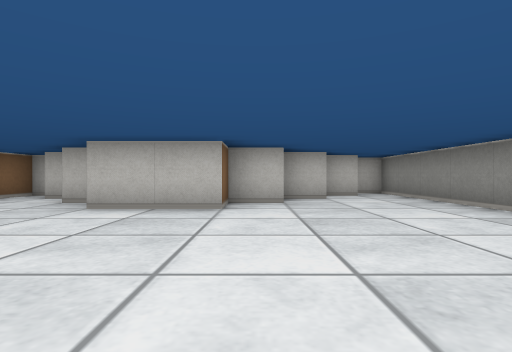
view 1 (above)

23 first-person views from a walk through a cub3D ray-caster map. The camera is about half as high as the walls, looks level and sees 80° across. The floor is counted in squares. Each view is taken from the middle of a square. On the plan, view 1 faces up. The plan holds only what a view shows up to about 9 squares ahead; the rest is blank.

view 2
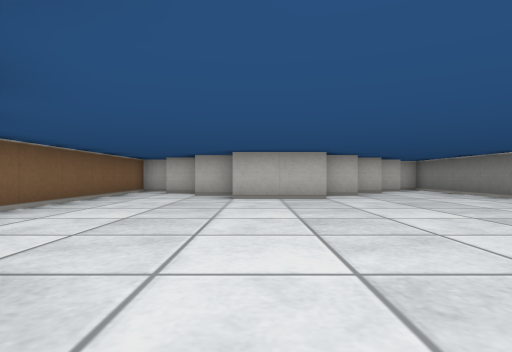

view 3
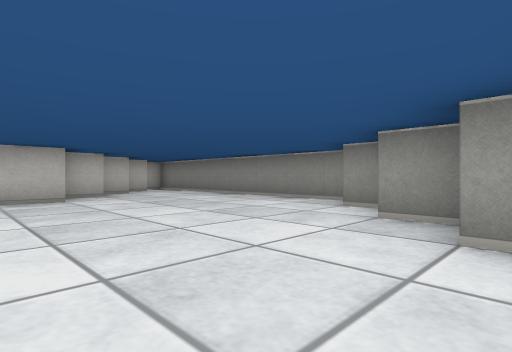

view 4
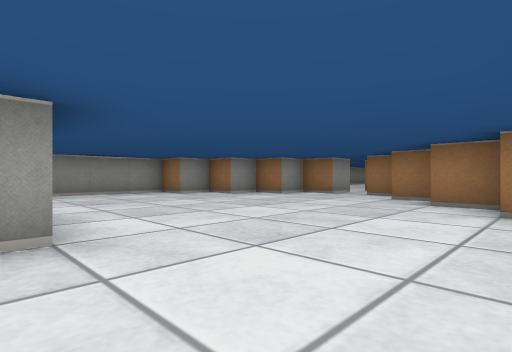

view 5
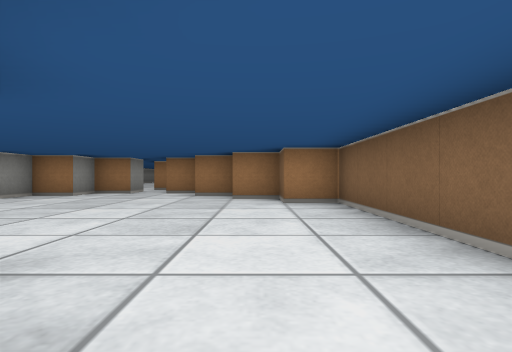

view 6
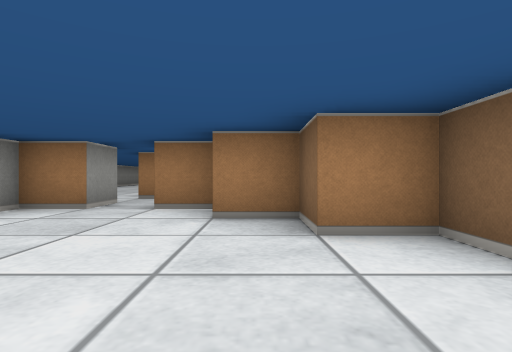

view 7
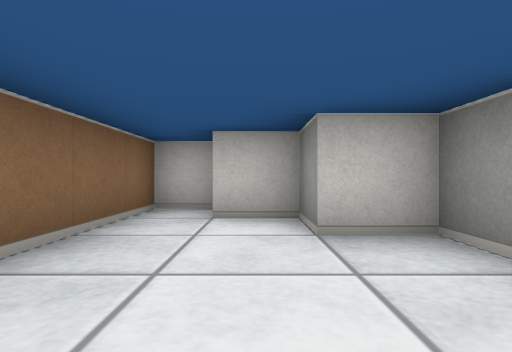

view 8
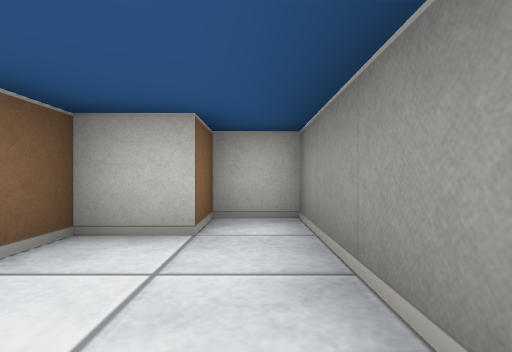

view 9
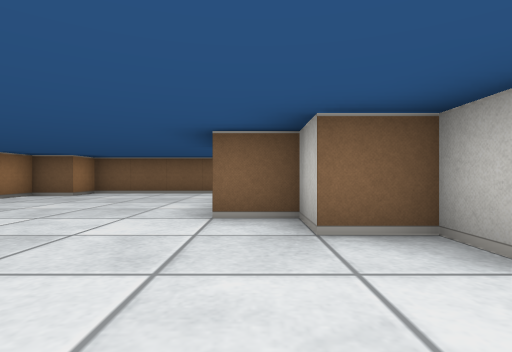

view 10
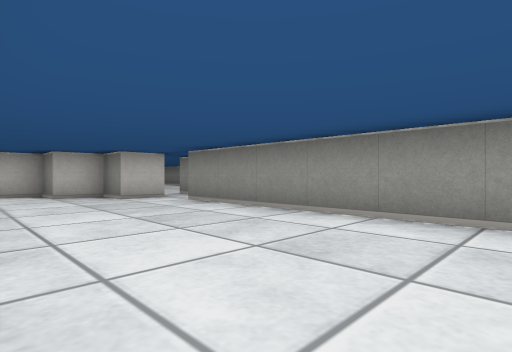

view 11
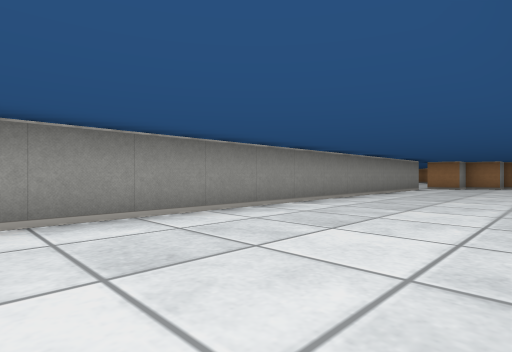

view 12
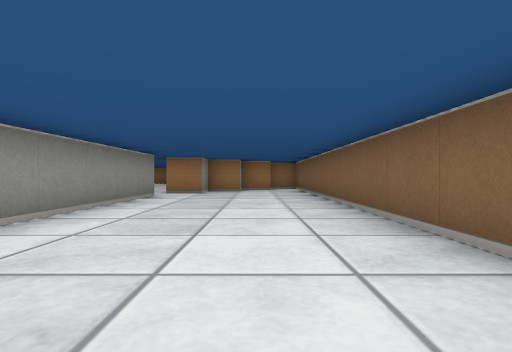

view 13
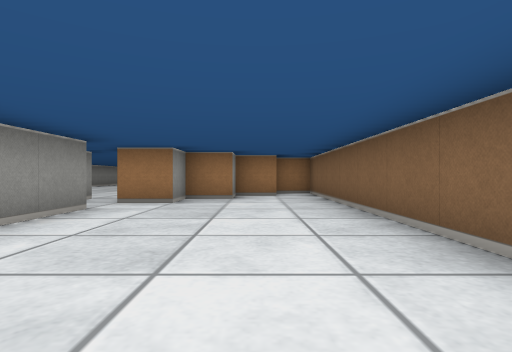

view 14
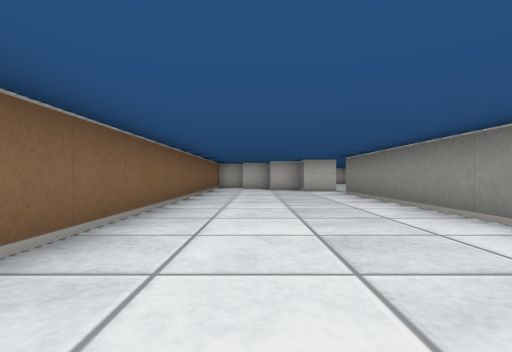

view 15
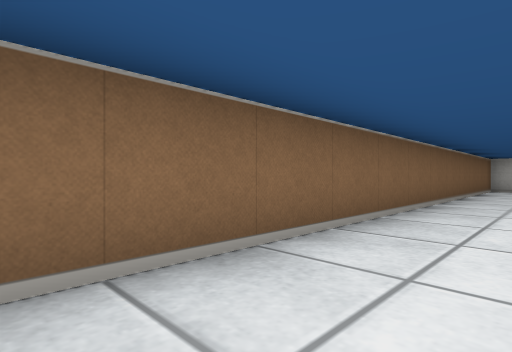

view 16
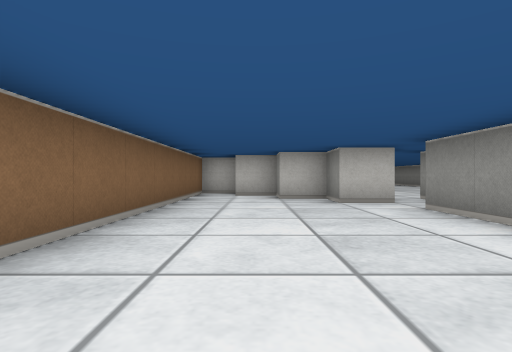

view 17
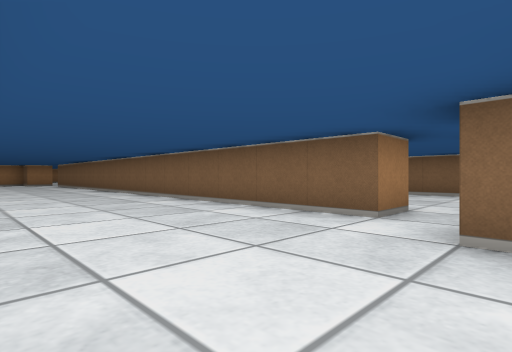

view 18
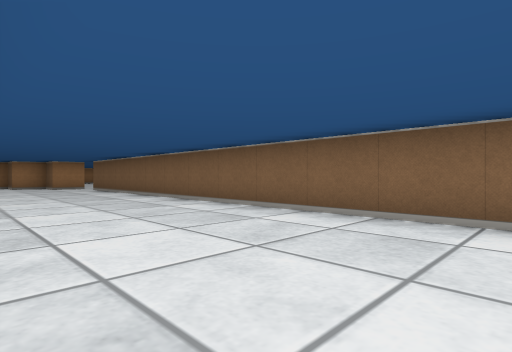

view 19
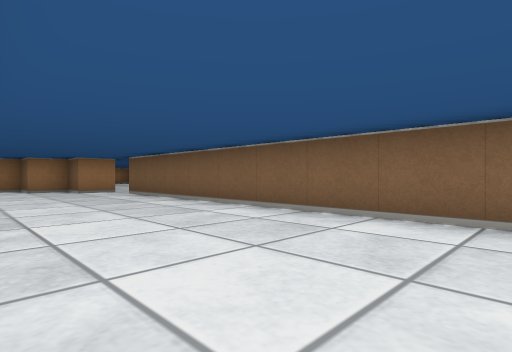

view 20
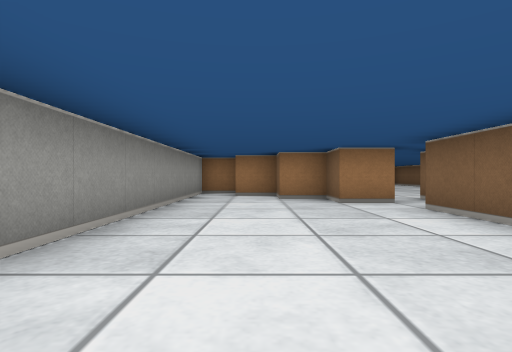

view 21
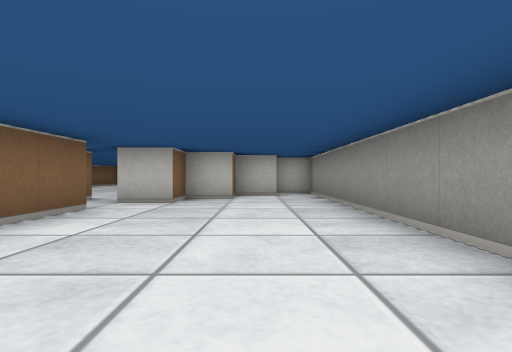

view 22
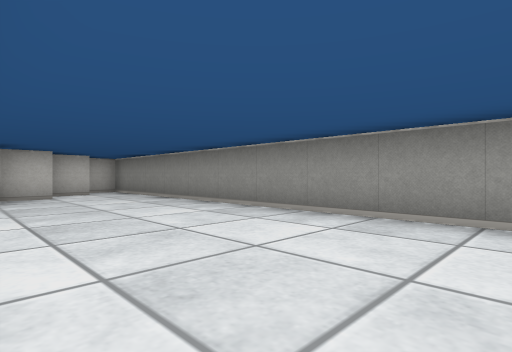

view 23
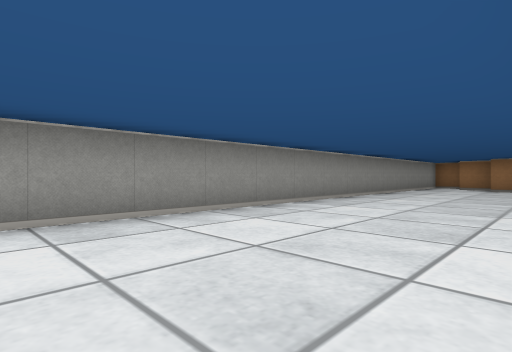

### Floor plan
Ten units are one square. View 1 is at (0, 0); x grows to the right and y downward. Boxes are objects, and circles mark ways between rooms. Rooms are numbered by the first view taken in them; rooms with no view inside come last. Other rooms are left out.
<svg viewBox="-60 -90 100 330">
<path fill="none" stroke="#000" d="M25 2 25 -5 32 -5M35 -8 35 -85 25 -85 25 -75 15 -75 15 -65 5 -65 5 -55 -5 -55 -5 -45 -25 -45 -25 -55 -35 -55 -35 -65 -45 -65M-25 25 -15 25M-46 -75 -55 -75 -55 -5 -45 -5 -45 5 -35 5 -35 15 -25 15M-5 35 -5 25 5 25 5 15 15 15 15 5 22 5M-55 138 -55 235 -45 235M-15 195 -15 45 -5 45M-15 35 -25 35 -25 25 -35 25 -35 15 -45 15M-46 225 -35 225 -35 215 -25 215 -25 205 -15 205M-45 5 -55 5 -55 119M-5 45 -5 195M-5 205 5 205 5 215 15 215 15 225 25 225M26 15 15 15 15 25 5 25 5 35 -5 35M25 235 35 235 35 5 25 5"/>
<circle cx="-10" cy="30" r="3" fill="#2a7"/>
<circle cx="-10" cy="200" r="3" fill="#2a7"/>
<circle cx="0" cy="40" r="3" fill="#2a7"/>
<text x="-10" y="-30">1</text>
<text x="-40" y="120">2</text>
<text x="20" y="120">3</text>
</svg>
Room 1 opens to room 2. Room 2 opens to room 3.

Where each view was taken, in squares from view 1:
view 1: 0 up, 0 right, facing up
view 2: 2 down, 2 left, facing up
view 3: 2 down, 2 left, facing up-right
view 4: 5 up, 5 left, facing down-right
view 5: 6 up, 4 left, facing down
view 6: 2 up, 3 left, facing down
view 7: 3 up, 4 left, facing up
view 8: 5 up, 3 right, facing up
view 9: 5 up, 3 right, facing left
view 10: 10 down, 5 left, facing up-right
view 11: 8 down, 5 left, facing down-right
view 12: 12 down, 4 left, facing down
view 13: 15 down, 4 left, facing down
view 14: 13 down, 4 left, facing up
view 15: 12 down, 4 left, facing up-left
view 16: 9 down, 4 left, facing up
view 17: 3 down, 3 right, facing down-left
view 18: 8 down, 3 right, facing down-left
view 19: 11 down, 3 right, facing down-left
view 20: 15 down, 2 right, facing down
view 21: 9 down, 2 right, facing up
view 22: 10 down, 0 right, facing up-right
view 23: 10 down, 0 right, facing down-right
